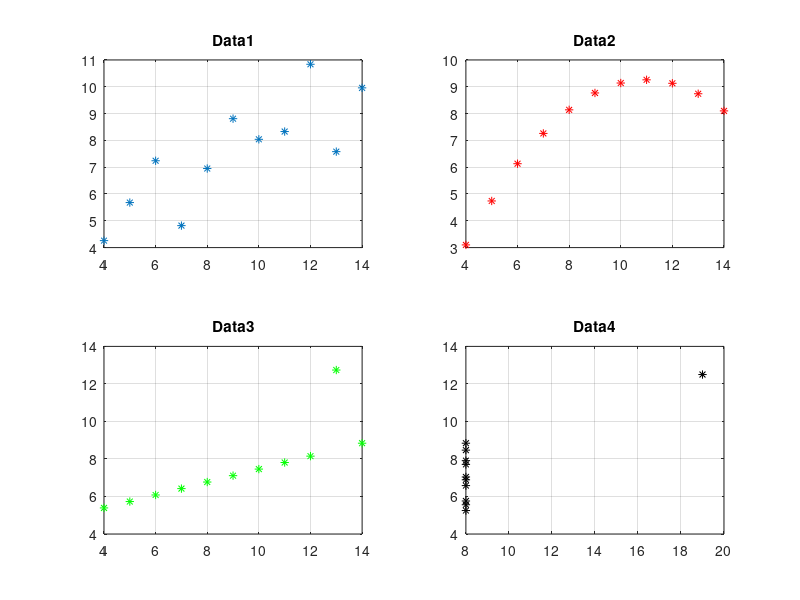

Source code (MATLAB):
% tunnuslukujen laskeminen

%alustus
clear %poistetaan muttujat muistista
close all % suljetaan avoinna olevat piirtoikkunat

%ladataan datatiedosto data_whole.mat. Tallentuu muuttujaan "data_whole"
load data_whole.mat;

%Tutkitaan taulukon sisältöä
disp (data_whole)

%Alustetaan taulukko nollilla tunnusluvuille
Tunnusluvut=zeros(4,8);

Tunnusluvut(1,:)=sum(data_whole) % Laskee summat sarakkeittain ja sijoittaa taulukon 1. riville
Tunnusluvut(2,:)=mean(data_whole) % Laskee keskiarvot sarakkeittainja sijoittaa taulukon 2. riville
Tunnusluvut(3,:)=std(data_whole) % Laskee keskihajonnan sarakkeittain ja sijoittaa taulukon 3. riville
Tunnusluvut(4,:)=var(data_whole) % Laskee varianssin sarakkeittain ja sijoittaa taulukon 4. riville

% näytetää taulukon sisältö
disp(Tunnusluvut)

%Esitetään datasetit (X1, Y1), (X2, Y2), (X3, Y3), (X4, Y4)
%Alla visualisointi on suoritettu kkonaiselle dataetille

figure;
subplot(2,2,1)
plot(data_whole(:,1), data_whole(:,5),'*') %kaikki rivit ja ensimmäinen sarake
title('Data1')
grid on

subplot(2,2,2)
plot(data_whole(:,2), data_whole(:,6),'*r')
title('Data2')
grid on

subplot(2,2,3)
plot(data_whole(:,3), data_whole(:,7),'*g')
title('Data3')
grid on

subplot(2,2,4)
plot(data_whole(:,4), data_whole(:,8), '*k')
title('Data4')
grid on

waitforbuttonpress
